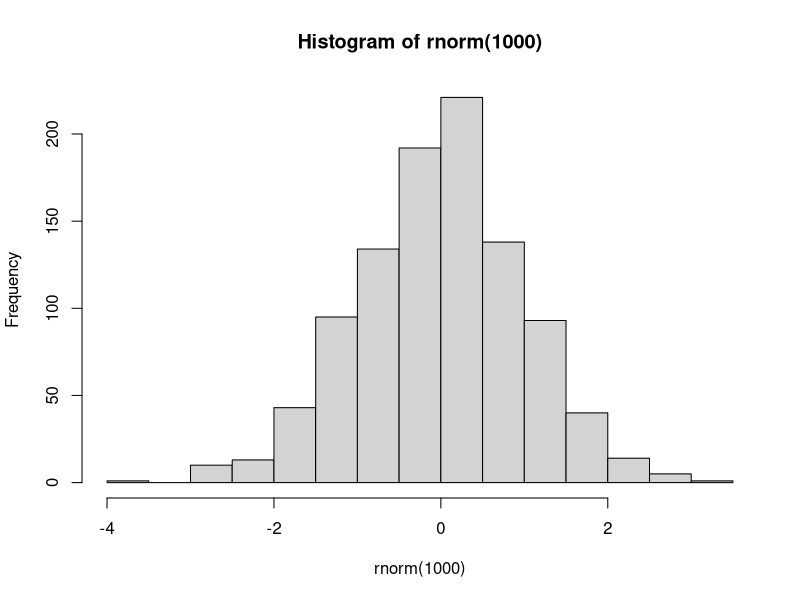

Reproduce this figure in R. (Note: this script raises an error after producing the figure.)
## ---- chunk 1
x <- 2

if(x > 5) {
  x <- x^2
}

if(x > 5) { x <- x^2 }

if(x > 5) {
  x <- x^2
} else {
  x <- x^3
}

if(x > 5) {
  x <- x^2
} else if(x > 3) {
  x <- x^3
} else {
  x <- x - 1
}
 
# what's the difference:
x <- 4
# case 1
if(x > 5) {
  y <- x^2
} else if(x > 3) {
  y <- x^3
}

# case 2
if(x > 5) {
  y <- x^2
} 

if(x > 3) {
  x <- x^3
}

y <- TRUE

if(y) {
  hist(rnorm(1000))
}

x <- NA

if(is.na(x)) {
  x <- 0
}

## ---- chunk 2
mydf <- data.frame(x = rnorm(n = 1000, mean = 2, sd = 1), group = rep(1:10, each = 100))

rep(1:3, 3)
rep(1:3, each = 3)
rep(1:3, each = 3, 2)

this.vector <-  mydf[mydf$group == 1, "x"]
my.answer <- mean(this.vector)

# MAKE IT A LOOP

for(i in 1:10) {
  print(i * 2)  
}

for(i in c(9, 4, 25)) {
  print(i * 2)  
}

# Won't work, because loop needs "my.answer" to exist
rm(my.answer)
for(this.group in c(3,9, 5)) {
  this.vector <-  mydf[mydf$group == this.group, "x"]
  my.answer[this.group] <- mean(this.vector)  # subset of my.answer not available because my.answer doesn't exist
}

# Will work, but may get very sloooooow
my.answer <- 1
for(this.group in c(3, 9, 5)) {
  this.vector <-  mydf[mydf$group == this.group, "x"]
  my.answer[this.group] <- mean(this.vector)
}

# BEST PRACTICE
my.groups <- c(3, 9, 5, 2)

my.answer <- vector(length = length(my.groups))
for(this.counter in 1:length(my.groups)) {
  this.group <- my.groups[this.counter]
  this.vector <- mydf[mydf$group == this.group, "x"]
  my.answer[this.counter] <- mean(this.vector)
}





